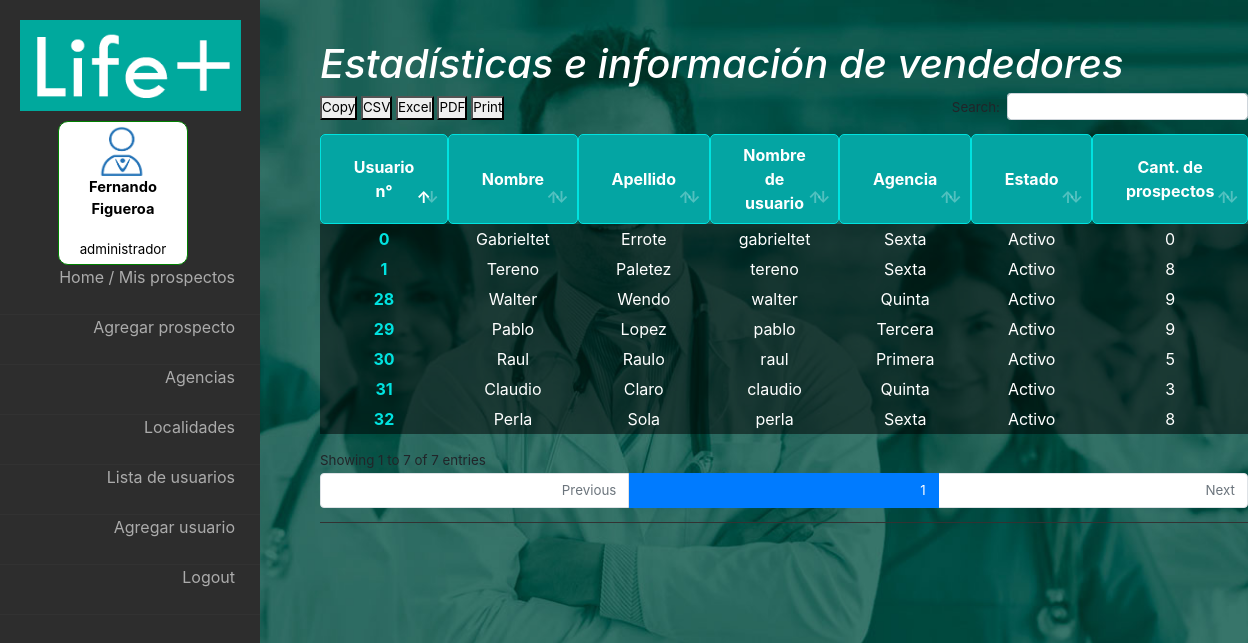
The page /controllers/verestadisticas.php (signed in) on the database its author committed.
### tables this page shows
CREATE TABLE `usuarios` (
  `id_usuario` int(5) NOT NULL,
  `id_rol` int(5) NOT NULL,
  `id_agencia` int(5) DEFAULT NULL,
  `id_legajo` int(5) NOT NULL,
  `password` varchar(50) NOT NULL,
  `estado` int(1) NOT NULL,
  `nombre_usuario` varchar(20) NOT NULL
);

CREATE TABLE `legajos` (
  `id_legajo` int(5) NOT NULL,
  `nombre` varchar(50) NOT NULL,
  `apellido` varchar(50) NOT NULL,
  `email` varchar(50) NOT NULL,
  `dni` int(8) NOT NULL,
  `telefono` int(10) NOT NULL
);

CREATE TABLE `agencias` (
  `id_agencia` int(5) NOT NULL,
  `nombre` varchar(50) NOT NULL,
  `habilitada` int(1) NOT NULL
);

CREATE TABLE `estados` (
  `id_estado` int(5) NOT NULL,
  `nombre` varchar(50) NOT NULL
);

### fw/View.php (called while the page is built)
<?php
abstract class View {
	public function render() {
		include '../html/'.get_class($this).'.php';
	}
}

### controllers/verestadisticas.php (called while the page is built, shortened)
<?php
require '../views/VerEstadisticas.php';
$u = new Usuarios;
$todos = $u->getTodosMasCantProspPorCadaUno();
$v = new VerEstadisticas;
$v->usuarios = $todos;
$v->render();

### fw/Database.php (called while the page is built, shortened)
<?php
class Database {
	private $res;
	private $cn = false;
	private static $instance = false;
	public static function getInstance() {
		if(! self::$instance) self::$instance = new Database;
		return self::$instance;
	}
	private function connectIfNotConnected() {
		if(!$this->cn)
		$this->cn = mysqli_connect("localhost","root","","life_plus");
	}
	public function query($q) {
		$this->res = mysqli_query($this->cn,$q);
	}
	public function fetch() {
		return mysqli_fetch_assoc($this->res);
	}
	public function fetchAll() {
		$aux = array();
		while($fila = $this->fetch()) $aux[] = $fila;
		return $aux;
	}
}

### fw/Model.php (called while the page is built, shortened)
<?php
abstract class Model {
	public function __construct() {
		$this->db = Database::getInstance();
	}
}

### models/Usuarios.php (called while the page is built, shortened)
<?php
class Usuarios extends Model {
	public function getTodosMasCantProspPorCadaUno() {
		$this->db->query('SELECT u.id_usuario as id_usuario, l.nombre as nombre, l.apellido as apellido, l.email as email,
		l.dni as dni, l.telefono as telefono, u.nombre_usuario as nombre_usuario, u.password as password,
		 r.nombre as rol, a.nombre as agencia, e.nombre as estado, COUNT(p.id_prospectos) as cant_prospectos
		FROM usuarios as u
		LEFT JOIN legajos as l ON u.id_legajo = l.id_legajo
		LEFT JOIN roles as r ON u.id_rol = r.id_rol
		LEFT JOIN agencias as a ON u.id_agencia = a.id_agencia
		LEFT JOIN estados as e ON u.estado = e.id_estado
		LEFT JOIN prospectos as p ON p.vendedor = u.id_usuario
		WHERE u.estado = 1 AND u.id_rol = 2
		GROUP BY u.id_usuario
		ORDER BY u.id_usuario');
		return $this->db->fetchAll();
	}
}

### html/VerEstadisticas.php (the view)
<?php
if($_SESSION['id_rol'] == 1)
include("../html/LeftMenuAdmin.php");
else if ($_SESSION['id_rol'] == 3)
include("../html/LeftMenuSupervisor.php");
else
include("../html/LeftMenuBase.php");
 ?>
		<div id="tabla" >
			<h1>Estadísticas e información de vendedores</h1>
			<table id="table_id" class="display" cellpadding="0" cellspacing="0">
				<thead id="cabecera_tabla">
					<th>Usuario n°</th>
					<th>Nombre</th>
					<th>Apellido</th>
					<th>Nombre de usuario</th>
					<th>Agencia</th>
                    <th>Estado</th>
                    <th>Cant. de prospectos</th>
				</thead>
				<tbody>
					<?php foreach($this->usuarios as $u) { ?>
					<tr>
					<td> <a href=<?="../controllers/editarusuario.php?id_usu=".$u['id_usuario']?>><?=$u['id_usuario']?></a></td>
					<td><?= $u['nombre'] ?></td>
					<td><?= $u['apellido'] ?></td>
					<td><?= $u['nombre_usuario'] ?></td>
					<td><?= $u['agencia'] ?></td>
                    <td><?= $u['estado'] ?></td>
                    <td><?= $u['cant_prospectos'] ?></td>
					</tr>
					<?php } ?>
				</tbody>
			</table>
		</div>
	</div>
</body>
</html>

### css/stylehome.css (style rules this page uses)
* { margin:0px; padding:0px; }
h1 { font-style: normal; font-style: oblique; color:white !important; }
th { color: white; }
td a { color: #00E3E0; font-weight: bold; text-decoration-line: none; }
body { object-position: center; font-family: arial; background: url("fondo.jpg") no-repeat center; background-attachment: fixed; background-size: cover; height: 100vh; }
#tabla { margin-left: 320px; margin-top: 40px; font-size: 10pt; }
#tabla th { width: 181px; color:white; background: #04A5A3; padding: 8px 2rem; border: 1px solid #00E3E0; transition: 0.2s; font-size: 16px; border-radius: 5px; }
#tabla tr { text-align: center; width: 100px; height: 30px; color:lightgrey; background: rgba(0, 0, 0, .5); padding: 8px 2rem; transition: 0.2s; font-size: 16px; }
td { color: white; box-sizing: border-box; border-color: aqua; text-align: center; }

### rows shown on the page
usuarios: id_usuario "0", id_legajo.nombre "Gabrieltet", id_legajo.apellido "Errote", nombre_usuario "gabrieltet", id_agencia.nombre "Sexta", estados.nombre "Activo", cant_prospectos "0"
usuarios: id_usuario "1", id_legajo.nombre "Tereno", id_legajo.apellido "Paletez", nombre_usuario "tereno", id_agencia.nombre "Sexta", estados.nombre "Activo", cant_prospectos "8"
usuarios: id_usuario "28", id_legajo.nombre "Walter", id_legajo.apellido "Wendo", nombre_usuario "walter", id_agencia.nombre "Quinta", estados.nombre "Activo", cant_prospectos "9"
usuarios: id_usuario "29", id_legajo.nombre "Pablo", id_legajo.apellido "Lopez", nombre_usuario "pablo", id_agencia.nombre "Tercera", estados.nombre "Activo", cant_prospectos "9"
usuarios: id_usuario "30", id_legajo.nombre "Raul", id_legajo.apellido "Raulo", nombre_usuario "raul", id_agencia.nombre "Primera", estados.nombre "Activo", cant_prospectos "5"
usuarios: id_usuario "31", id_legajo.nombre "Claudio", id_legajo.apellido "Claro", nombre_usuario "claudio", id_agencia.nombre "Quinta", estados.nombre "Activo", cant_prospectos "3"
usuarios: id_usuario "32", id_legajo.nombre "Perla", id_legajo.apellido "Sola", nombre_usuario "perla", id_agencia.nombre "Sexta", estados.nombre "Activo", cant_prospectos "8"

### other values the page prints
$_SESSION['nombre_legajo'] "Fernando"
$_SESSION['apellido_legajo'] "Figueroa"
$_SESSION['nombre_rol'] "administrador"
